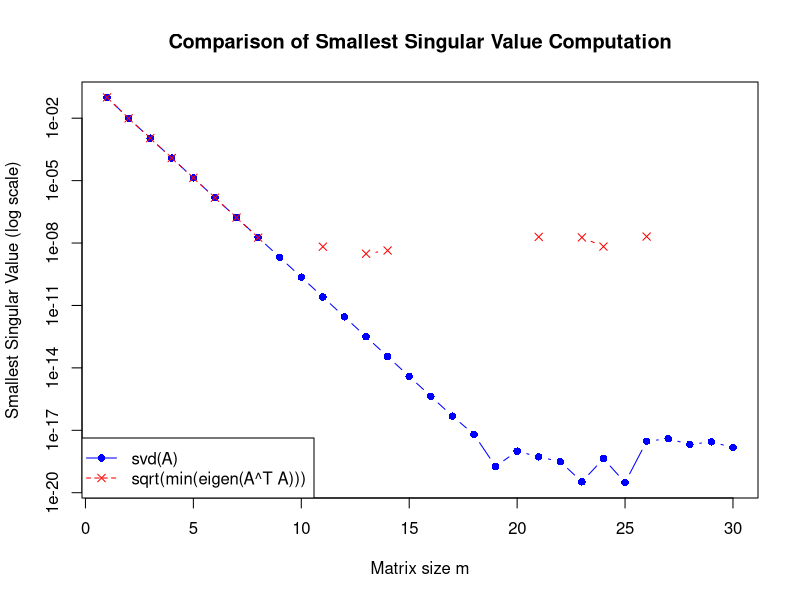
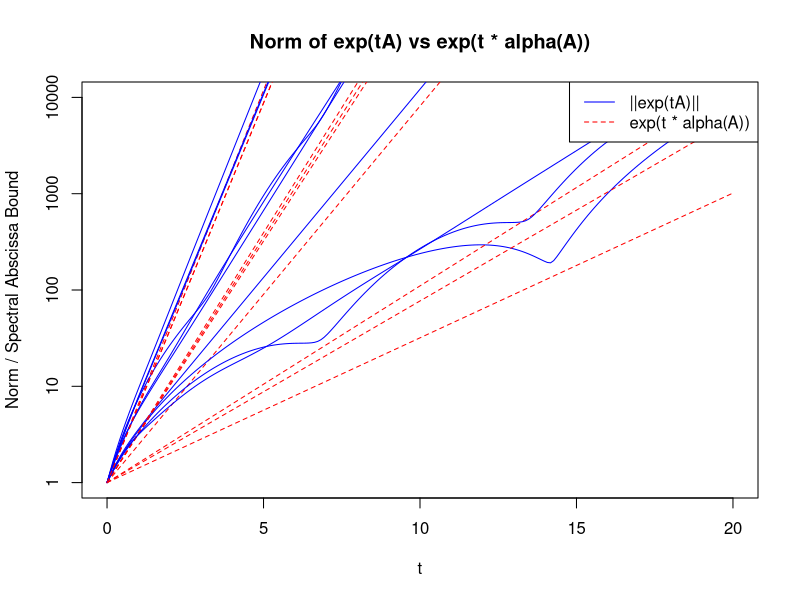

Recreate these plots in R, in order.
## ---- chunk 1
m_values <- 1:30
svd_results <- numeric(30)
eigen_results <- numeric(30)

for (m in m_values) {
  A <- matrix(1, nrow = m, ncol = m)
  A[lower.tri(A)] <- 0
  diag(A) <- 0.1

  # Method 1: Direct SVD
  s_values <- svd(A)$d
  svd_results[m] <- min(s_values)
  # Method 2: Eigenvalues of A^T * A
  ata_eigen <- eigen(t(A) %*% A, symmetric = TRUE)$values
  # Ensure no negative values due to precision issues before sqrt
  eigen_results[m] <- sqrt(max(min(ata_eigen), 0))
}

# Plotting the results on a log scale
plot(m_values, svd_results, type = "b", col = "blue", log = "y", pch = 16,
     xlab = "Matrix size m", ylab = "Smallest Singular Value (log scale)",
     main = "Comparison of Smallest Singular Value Computation")
lines(m_values, eigen_results, type = "b", col = "red", pch = 4, lty = 2)
legend("bottomleft", legend = c("svd(A)", "sqrt(min(eigen(A^T A)))"),
       col = c("blue", "red"), pch = c(16, 4), lty = c(1, 2))
## ---- chunk 2
library(expm)

n <- 10
t_vals <- seq(0, 20, length.out = 200)
num_trials <- 10

plot(NULL, xlim = c(0, 20), ylim = c(1, 1e4), log = "y",
     xlab = "t", ylab = "Norm / Spectral Abscissa Bound",
     main = "Norm of exp(tA) vs exp(t * alpha(A))")

for (i in 1:num_trials) {
  A <- matrix(rnorm(n^2), nrow = n) - 2 * diag(n)

  # Calculate spectral abscissa alpha(A)
  eigs <- eigen(A, only.values = TRUE)$values
  alpha_A <- max(Re(eigs))

  # Compute ||exp(tA)|| and exp(t*alpha(A))
  norm_vals <- sapply(t_vals, function(t) norm(expm(t * A), type = "2"))
  bound_vals <- exp(t_vals * alpha_A)

  # Plot results
  lines(t_vals, norm_vals, col = "blue", lwd = 1)
  lines(t_vals, bound_vals, col = "red", lty = 2)
}

legend("topright", legend = c("||exp(tA)||", "exp(t * alpha(A))"),
       col = c("blue", "red"), lty = c(1, 2))
